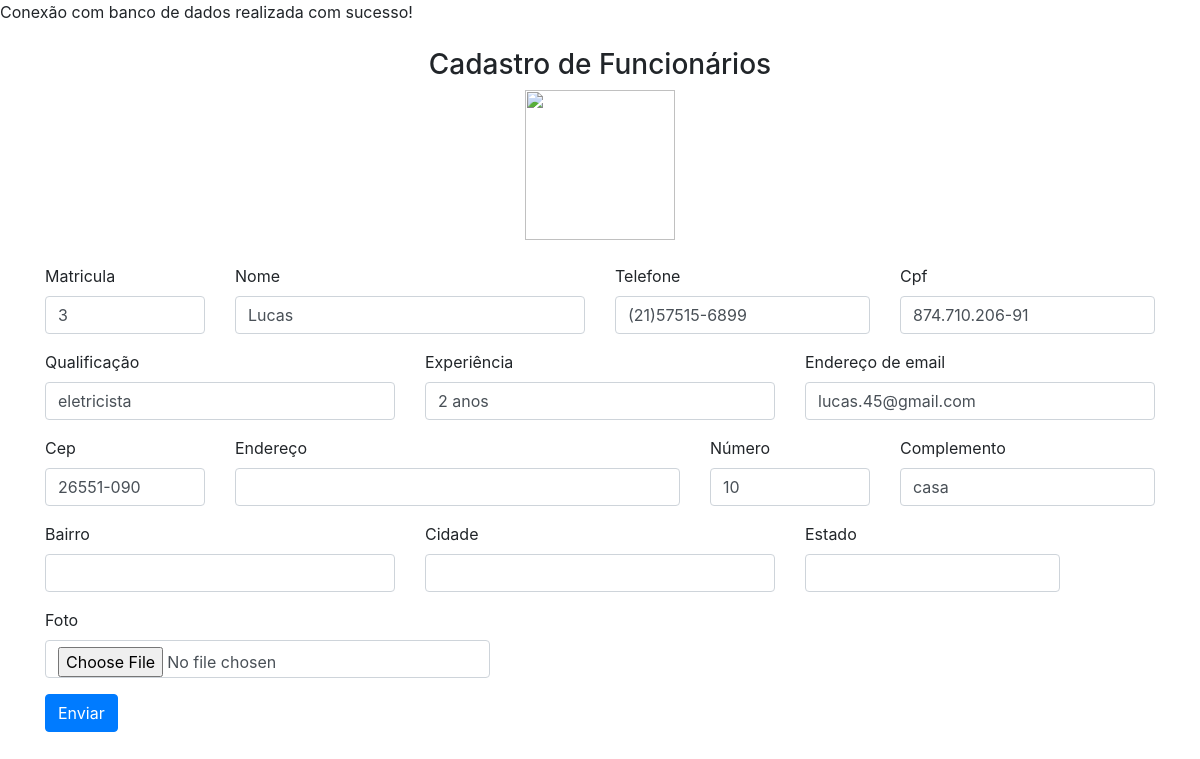
/editar.php?matricula=3, run on the app's committed database.
### tables this page shows
create table funcionario(
	matricula integer primary key auto_increment,
	nome varchar(60) not null,
	telefone varchar(15) not null,
	cpf char(15) not null,
	qualificacao varchar(20) not null,
	experiencia varchar(20) not null,
	cep char(9) not null,
	numerocasa integer not null,
	complemento varchar(30),
	email varchar(30) not null,
	senha varchar(300) not null,
	status char(1) not null,
	foto varchar(255) not null,
	foreign key(cep) references endereco(cep));

### editar.php (the view)
<?php
    require_once 'conexao.php';
    require_once 'header.php';
    $idfuncionario = filter_input(INPUT_GET, "matricula", FILTER_SANITIZE_NUMBER_INT);
    $busca = "SELECT * from funcionario where matricula = $idfuncionario LIMIT 1";
    $resultado = $conn -> prepare($busca);
    $resultado -> execute();
    if(($resultado) AND ($resultado -> rowCount() !=0)){
        $linha = $resultado -> fetch(PDO::FETCH_ASSOC);
        extract($linha);
    }
    else{
        $_SESSION['msg'] = "Funcionario não encontrado!";
        header("Location : relat_funcionario.php");
    }
?>
<br>
<br>
<form method="POST" action="controlefuncionario.php">
    <div class="container">
        <div class="row">
            <div class="col-md-12 text-center">
                <h3>Cadastro de Funcionários</h3>
            </div>
        </div>
        <div class="row">
            <div class="col-md-12 text-center">
                <img src="<?php echo $foto; ?>" style=width:150px;heigth:150px;>
            </div>
        </div>
        <br>
        <div class="row">
        <div class="col-md-2">
                <div class="form-group">
                    <label for="matricula">Matricula</label>
                    <input type="text" class="form-control" name="matricula"
                        value="<?php echo $matricula; ?>"
                    >
                </div>
            </div>
            <div class="col-md-4">
                <div class="form-group">
                    <label for="nome">Nome</label>
                    <input type="text" class="form-control" name="nome"
                    value="<?php echo $nome; ?>"
                    >
                </div>
            </div>
            <div class="col-md-3">
                <div class="form-group">
                    <label for="telefone">Telefone</label>
                    <input type="text" name="telefone" class="form-control" onkeypress="$(this).mask('(00)00000-0000')"
                    value="<?php echo $telefone; ?>"
                    >
                </div>
            </div>
             <div class="col-md-3">
                <div class="form-group">
                    <label for="cpf">Cpf</label>
                    <input type="text" name="cpf" class="form-control" onkeypress="$(this).mask('000.000.000-00');"
                    value="<?php echo $cpf; ?>"
                    >
                </div>
            </div>
        </div>
        <div class="row">
            <div class="col-md-4">
                <div class="form-group">
                    <label for="qualificacao">Qualificação</label>
                    <input type="text" class="form-control" name="qualificacao"
                        value="<?php echo $qualificacao; ?>"
                    >
                </div>
            </div>
            <div class="col-md-4">
                <div class="form-group">
                    <label for="experiencia">Experiência</label>
                    <input type="text" class="form-control" name="experiencia"
                        value="<?php echo $experiencia; ?>"
                    >
                </div>
            </div>
            <div class="col-md-4">
                <div class="form-group">
                    <label for="exampleInputEmail1">Endereço de email</label>
                    <input type="email" name="email" class="form-control" id="exampleInputEmail1" aria-describedby="emailHelp" placeholder="Seu email"
                        value="<?php echo $email; ?>"
                    >
                </div>
            </div>
        </div>
        <div class="row">
            <div class="col-md-2">
                <div class="form-group">
                    <label for="cep">Cep</label>
                    <input type="text" name="cep" class="form-control" id="cep" onblur="pesquisacep(this.value);"
                        value="<?php echo $cep; ?>"
                    >
                </div>
            </div>
            <div class="col-md-5">
                <div class="form-group">
                    <label for="endereco">Endereço</label>
                    <input type="text" class="form-control" id="rua" name="rua">
                </div>
            </div>
            <div class="col-md-2">
                <div class="form-group">
                    <label for="numero">Número</label>
                    <input type="text" class="form-control" name="numero"
                        value="<?php echo $numerocasa; ?>"
                    >
                </div>
            </div>
            <div class="col-md-3">
                <div class="form-group">
                    <label for="complemento">Complemento</label>
                    <input type="text" class="form-control" name="complemento"
                        value="<?php echo $complemento; ?>"
                    >
                </div>
            </div>
        </div>
        <div class="row">
            <div class="col-md-4">
              <div class="form-group">
                 <label for="bairro">Bairro</label><p>
                 <input type="text" class="form-control" id="bairro" name="bairro">
                </div>
            </div>
            <div class="col-md-4">
              <div class="form-group">
                 <label for="cidade">Cidade</label><p>
                 <input type="text" class="form-control" id="cidade" name="cidade">
                </div>
            </div>
            <div class="col-md-3">
              <div class="form-group">
                 <label for="uf">Estado</label><p>
                 <input type="text" class="form-control" id="uf" name="uf">
                </div>
            </div>
        </div>
        <div class="row">
            <div class="col-md-5">
                <div class="form-group">
                    <label for="foto">Foto</label><p>
                    <input type="file" class="form-control" name="foto">
                </div>
            </div>
        </div>
            <div class="row">
                <div class="col-md-12">
                    <div class="form-group">
                        <input type="submit" class="btn btn-primary" value="Enviar" name="btneditar">
                    </div>
                </div>
            </div>
        </div>
</form>
<?php
    require_once 'footer_adm.php';
?>

### data on the page
funcionario: matricula "3", nome "Lucas", telefone "(21)57515-6899", cpf "874.710.206-91", qualificacao "eletricista", experiencia "2 anos", email "lucas.45@gmail.com", cep "26551-090", numero "10", complemento "casa"
